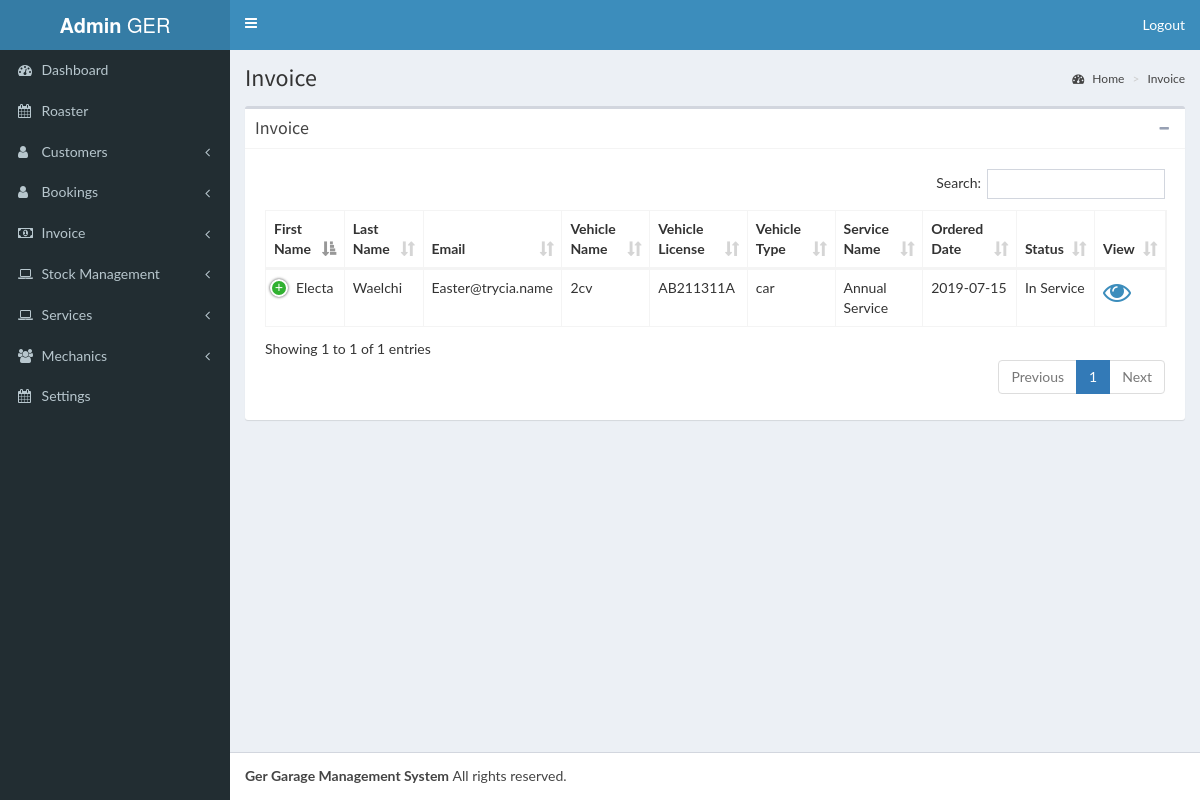
Page /admin/invoice.php (signed in) on the committed database.
### tables this page shows
CREATE TABLE `booking` (
  `booking_id` int(11) NOT NULL,
  `message` varchar(265) NOT NULL,
  `status` varchar(30) NOT NULL,
  `ordered_date` date NOT NULL,
  `modified_date` date NOT NULL,
  `customer_id_fk` int(11) NOT NULL,
  `service_id_fk` int(11) NOT NULL
);

CREATE TABLE `customer` (
  `customer_id` int(11) NOT NULL,
  `first_name` varchar(12) NOT NULL,
  `last_name` varchar(12) NOT NULL,
  `street` varchar(20) NOT NULL,
  `postal_code` varchar(100) NOT NULL,
  `state` varchar(100) NOT NULL,
  `city` varchar(100) NOT NULL,
  `country` varchar(100) NOT NULL,
  `email` varchar(30) NOT NULL,
  `phone` varchar(60) NOT NULL,
  `username` varchar(20) NOT NULL,
  `password` varchar(255) NOT NULL
);

CREATE TABLE `vehicle` (
  `vehicle_id` int(11) NOT NULL,
  `vehicle_name` varchar(20) NOT NULL,
  `license_no` varchar(100) NOT NULL,
  `engine_type` varchar(20) NOT NULL,
  `make` varchar(255) NOT NULL,
  `model_year` int(4) NOT NULL,
  `vehicle_type` varchar(20) NOT NULL,
  `customer_id_fk` int(11) NOT NULL
);

CREATE TABLE `service` (
  `service_id` int(11) NOT NULL,
  `name` varchar(30) NOT NULL,
  `cost` int(10) NOT NULL,
  `points` int(11) NOT NULL
);

### admin/functions/config.php (called while the page is built)
<?php
$config = array(
    'name' => 'Ahmed Tehseen Malik',
    'email' => 'mahmedtehseen@gmail.com',
    'cms_name' =>"Ger Garage Management System",
    'cms_title' => 'Ger Garage',
    'db_host' => 'localhost',
    'db' => 'ger',
    'db_pass' => '',
    'db_user' => 'root',
    'bookings_per_day' => '12',
    'currency' => '$',
    'url' => 'http://192.168.64.2/ger/',
    'admin_url' => 'http://192.168.64.2/ger/admin/',
    );
?>

### admin/functions/functions.php (called while the page is built, shortened)
<?php
require_once('config.php');
$check = mysqli_connect($config['db_host'],$config['db_user'],$config['db_pass'],$config['db']);
function viewinvoice(){
	global $check;
	$invoice = mysqli_query($check,"SELECT customer.first_name,customer.last_name,customer.email,service.name,vehicle.license_no,vehicle.vehicle_name,vehicle.vehicle_type,booking.booking_id,booking.ordered_date,booking.status,invoice.invoice_id,invoice.cost,invoice.discounts,invoice.modified_date FROM booking JOIN customer ON booking.customer_id_fk = customer.customer_id JOIN vehicle ON booking.customer_id_fk = vehicle.customer_id_fk JOIN service ON booking.service_id_fk = service.service_id JOIN invoice ON invoice.booking_id_fk=booking.booking_id WHERE booking.status != 'Booked'");
	 return $invoice;
}
?>

### admin/invoice.php (the view, shortened to what this page needs)
<?php
require_once './functions/config.php' ;
require_once('./functions/functions.php');
require_once('./template/common/header.php');
?>
  <div class="content-wrapper">
    <section class="content-header">
      <h1>
      Invoice
      </h1>
      <ol class="breadcrumb">
        <li><a href="<?php echo $config['admin_url'] ?>"><i class="fa fa-dashboard"></i> Home</a></li>
        <li><a href="<?php echo $config['admin_url'] . 'invoice.php' ?> ">Invoice</a></li>
      </ol>
    </section>
    <section class="content">
    	<div class="box">
        <div class="box-header with-border">
          <h3 class="box-title">Invoice</h3>
          <div class="box-tools pull-right">
            <button type="button" class="btn btn-box-tool" data-widget="collapse" data-toggle="tooltip"
                    title="Collapse">
              <i class="fa fa-minus"></i></button>
          </div>
        </div>
        <div class="box-body">
        <div class="box-body">
          <table id="example1" class="table table-bordered table-hover">
                <thead>
                <tr>
                 <th>First Name</th>
                  <th>Last Name</th>
                  <th>Email</th>
                  <th>Vehicle Name</th>
                  <th>Vehicle License</th>
                  <th>Vehicle Type</th>
                  <th>Service Name</th>
                  <th>Ordered Date</th>
                  <th>Status</th>
                  <th>View</th>
                </tr>
                </thead>
                <tbody>
                <?php
                	$resultbooking = viewinvoice();
                	if(mysqli_num_rows($resultbooking) > 0) {
                		 while($row = mysqli_fetch_assoc($resultbooking)){
                		?>
                		<tr>
                  <td><?= $row['first_name'] ?></td>
                  <td><?= $row['last_name'] ?></td>
                  <td><?= $row['email'] ?></td>
                  <td><?= $row['vehicle_name'] ?></td>
                  <td><?= $row['license_no'] ?></td>
                  <td><?= $row['vehicle_type'] ?></td>
                  <td><?= $row['name'] ?></td>
                  <td><?= $row['ordered_date'] ?></td>
                  <td><?= $row['status'] ?></td>
                  <td>  <a href="view-invoice.php?invoiceid=<?= $row['invoice_id'] ?>" > <i class="fa fa-eye fa-2x"></i> </a> </td>
                </tr>
                <?php }  } ?>
            </tbody>
              </table>
          </div>
        </div>
    </div>
    </section>
  </div>
  <?php
require_once('./template/common/footer.php');
?>
</body>
</html>

### admin/assets/bower_components/datatables.net-bs/css/dataTables.responsive.css (style rules this page uses)
table.dataTable.dtr-inline.collapsed>tbody>tr[role="row"]>td:first-child,table.dataTable.dtr-inline.collapsed>tbody>tr[role="row"]>th:first-child { position:relative;padding-left:30px;cursor:pointer }
table.dataTable.dtr-inline.collapsed>tbody>tr[role="row"]>td:first-child:before,table.dataTable.dtr-inline.collapsed>tbody>tr[role="row"]>th:first-child:before { top:9px;left:4px;height:14px;width:14px;display:block;position:absolute;color:white;border:2px solid white;border-radius:14px;box-shadow:0 0 3px #444;box-sizing:content-box;text-align:center;text-indent:0 !important;font-family:'Courier New', Courier, monospace;line-height:14px;content:'+';background-color:#31b131 }

### rows in the picture
booking: customer_id_fk.first_name "Electa", customer_id_fk.last_name "Waelchi", customer_id_fk.email "Easter@trycia.name", vehicle.vehicle_name "2cv", vehicle.license_no "AB211311A", vehicle.vehicle_type "car", service_id_fk.name "Annual Service", ordered_date "2019-07-15", status "In Service"

### other values in the picture
$config['cms_name'] "Ger Garage Management System"
